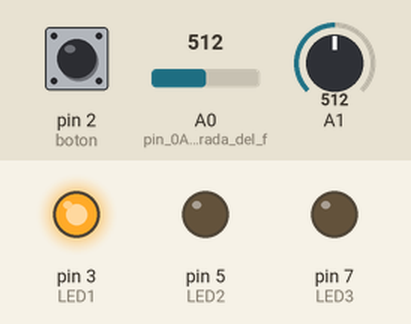
A sketch run on a simulated Arduino Leonardo, built with avr-gcc and run on an emulated ATmega32U4. Shown: output pins drawn as LEDs (lit = HIGH). Inputs (shaded band) come from the test bench; at power-on: pin 2 (boton) LOW, A0 (pin_0A_como_entrada_del_f) = 512, A1 = 512. USB keyboard and mouse output is not drawn; what the sketch prints to the serial monitor is not drawn.

Above: at 1.2 s.
1.3 s: pin 2 (boton) pulled HIGH for 0.15 s
At 1.8 s:
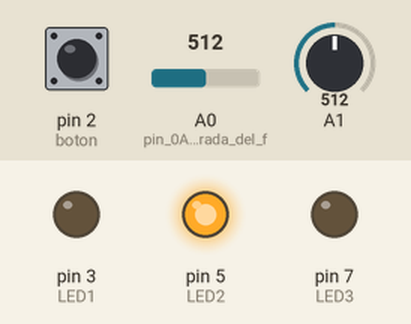
2.9 s: pin 2 (boton) pulled HIGH for 1 s
At 4.2 s:
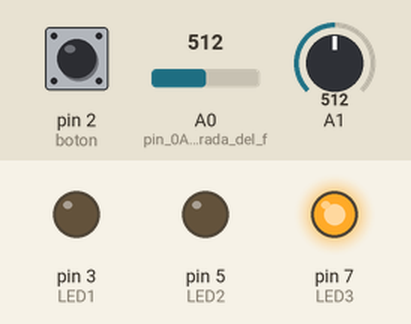
5.4 s: pin 2 (boton) pulled HIGH for 0.15 s
At 6.1 s:
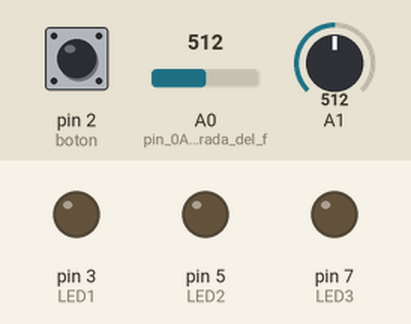
7.0 s: pin 2 (boton) pulled HIGH for 3.2 s
At 7.3 s:
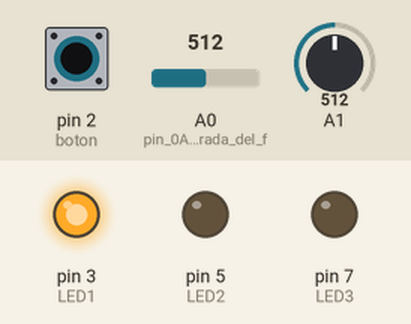
Timing chart, 0 to 10.0 s (numbered marks = the images above; inputs shaded):
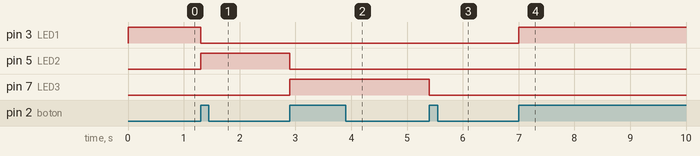

Measured:
- after the input at 1.3 s, pin 3 (LED1): HIGH → LOW at once; pin 5 (LED2): LOW → HIGH at once
- after the input at 2.9 s, pin 5 (LED2): HIGH → LOW at once; pin 7 (LED3): LOW → HIGH at once
- after the input at 5.4 s, pin 7 (LED3): HIGH → LOW at once
- after the input at 7.0 s, pin 3 (LED1): LOW → HIGH at once

The sketch:

TecladoFlex3.11.ino
```cpp
#include "Keyboard.h"		// incluye libreria Keyboard

int LED1=3;
int LED2=5;
int LED3=7;
int estadoLed=1;
int boton=2;

void setup() {
  pinMode(2,INPUT); //boton
  pinMode(3,OUTPUT);
  pinMode(5,OUTPUT);
  pinMode(7,OUTPUT);

  pinMode(A0,INPUT);	// pin 0A como entrada del flex
  pinMode(A1,INPUT);
  Keyboard.begin();				// inicio de emulacion de teclado
}

void loop() {
  float ax=analogRead(A0);
  //calculo en porcentaje
 float ay=(ax-992)/19;
  //mostrar el porcentaje que fue doblado el flex
  Serial.println(ay);
  //CALCULO DEL FLEX2
  float bx=analogRead(A1);
  //calculo en porcentaje
  float by=(bx-991)/20;
  //mostrar el porcentaje que fue doblado el flex
  Serial.println(by);

  if (digitalRead(2)==1){
    estadoLed++;
    if(estadoLed==4){
      estadoLed=0;
    }
    }
    switch(estadoLed){
      case 0:

      digitalWrite(LED1,LOW);
      digitalWrite(LED2,LOW);
      digitalWrite(LED3,LOW);
      Serial.println("APAGADO");
      break;
      case 1:
      //facil
      if (ay>0.15) {		// si el dedo hace flexion
        Keyboard.press(KEY_LEFT_ARROW);
      }

      if (ay <-0.10) {		// si el dedo hace extension
        Keyboard.press(KEY_RIGHT_ARROW);
      }
      if (ay < 0.15 && ay> -0.10){ // si el dedo esta en reposo
       Keyboard.releaseAll(); // para dejar de presionar algun boton si no se hace nada con el dedo
      }

       if (by>0.14) {		// si el dedo hace flexion
        Keyboard.press(KEY_DOWN_ARROW);
      }

      if (by <-0.09) {		// si el dedo hace extension
        Keyboard.press(KEY_UP_ARROW);
      }
      if (by < 0.14 && by> -0.09){ // si el dedo esta en reposo
       Keyboard.releaseAll(); // para dejar de presionar algun boton si no se hace nada con el dedo
      }
      digitalWrite(LED1,HIGH);
      digitalWrite(LED2,LOW);
      digitalWrite(LED3,LOW);
      Serial.println("AMARILLO");

      break;
      case 2:
      //normal
        if (ay>0.30) {		// si el dedo hace flexion
        Keyboard.press(KEY_LEFT_ARROW);
      }

      if (ay <-0.20) {		// si el dedo hace extension
        Keyboard.press(KEY_RIGHT_ARROW);
      }
      if (ay < 0.30 && ay> -0.20){ // si el dedo esta en reposo
       Keyboard.releaseAll(); // para dejar de presionar algun boton si no se hace nada con el dedo
      }

       if (by>0.39) {		// si el dedo hace flexion
        Keyboard.press(KEY_DOWN_ARROW);
      }

      if (by <-0.19) {		// si el dedo hace extension
        Keyboard.press(KEY_UP_ARROW);
      }
      if (by < 0.39 && by> -0.19){ // si el dedo esta en reposo
       Keyboard.releaseAll(); // para dejar de presionar algun boton si no se hace nada con el dedo
      }
      digitalWrite(LED1,LOW);
      digitalWrite(LED2,HIGH);
      digitalWrite(LED3,LOW);
      Serial.println("VERDE");
      break;
      case 3:
      //dificl
        if (ay>0.54) {		// si el dedo hace flexion
        Keyboard.press(KEY_LEFT_ARROW);
      }

      if (ay <-0.30) {		// si el dedo hace extension
        Keyboard.press(KEY_RIGHT_ARROW);
      }
      if (ay < 0.54 && ay> -0.30){ // si el dedo esta en reposo
       Keyboard.releaseAll(); // para dejar de presionar algun boton si no se hace nada con el dedo
      }

       if (by>0.64) {		// si el dedo hace flexion
        Keyboard.press(KEY_DOWN_ARROW);
      }

      if (by <-0.29) {		// si el dedo hace extension
        Keyboard.press(KEY_UP_ARROW);
      }
      if (by < 0.64 && by> -0.29){ // si el dedo esta en reposo
       Keyboard.releaseAll(); // para dejar de presionar algun boton si no se hace nada con el dedo
      }
      digitalWrite(LED1,LOW);
      digitalWrite(LED2,LOW);
      digitalWrite(LED3,HIGH);
      Serial.println("ROJO");
      break;
    }
  while(digitalRead(2)==1){ //anti rebote

  }
}
```
